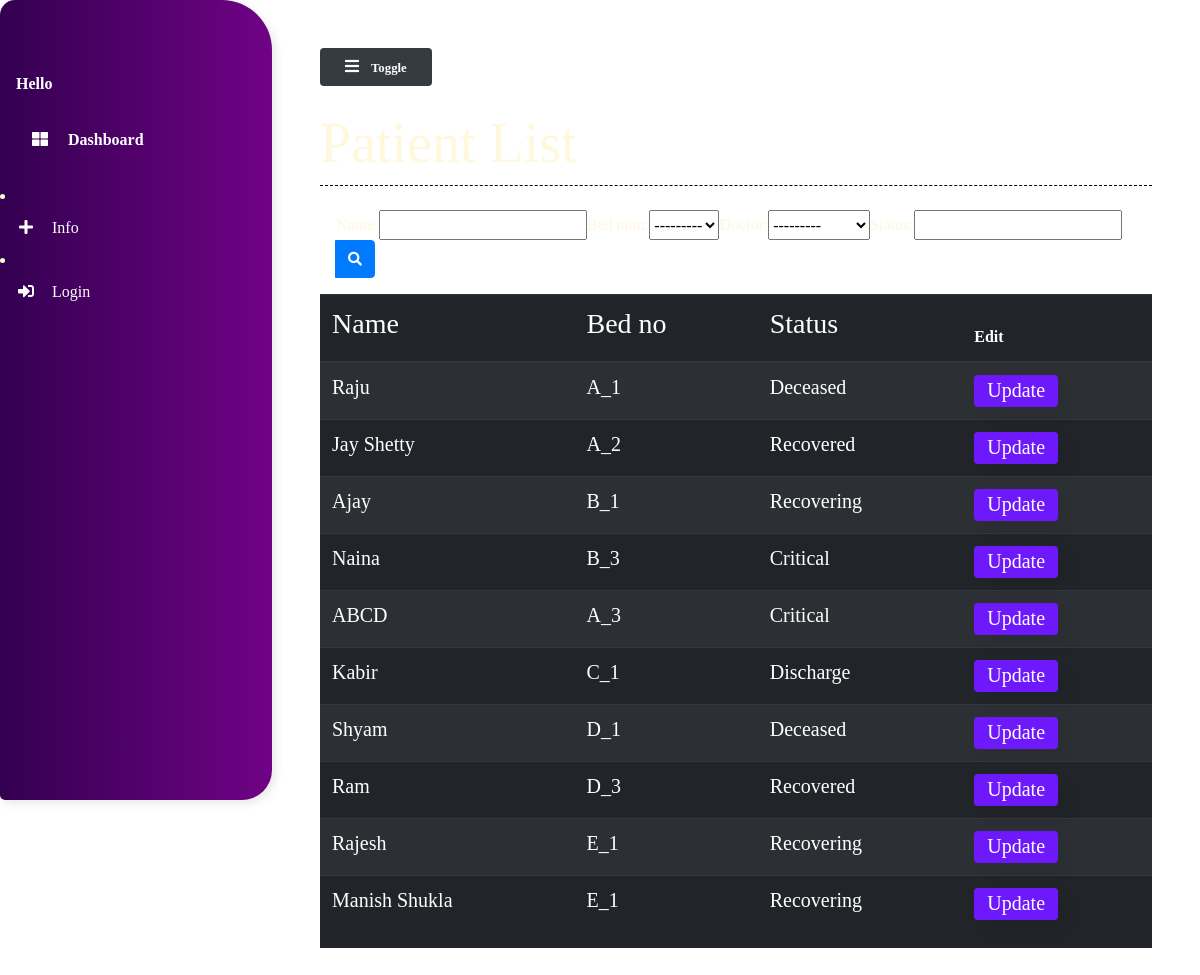
/patient_list/, run on the app's committed database.
### main/models.py (models this page shows, shortened)
class Patient(models.Model):
    name = models.CharField(max_length=50) #used to store text , max length is required.
    phone_num = models.CharField(max_length=15)
    patient_relative_name = models.CharField(max_length=50, null=True) #if a field has blank=True, form validation will allow entry of an empty value.
    patient_relative_contact = models.CharField(max_length=15, null=True) #NULL is for database, leave sthe column empty
    address = models.TextField()
    SYMPTOMS = (#choice fields
        ('Fever', 'Fever'), # specifying choices
        ('Dry cough', 'Dry cough'),
        ('Tiredness', 'Tiredness'),
        ('Aches and pains', 'Aches and pains'),
        ('Sore throat', 'Sore throat'),
        ('Diarrhoea', 'Diarrhoea'),
        ('Loss of taste or smell', 'Loss of taste or smell'),
        ('Difficulty in breathing or shortness of breath', 'Difficulty in breathing or shortness of breath'),
        ('Chest pain or pressure', 'Chest pain or pressure'),
        ('Loss of speech or movement', 'Loss of speech or movement'),
    )
    symptoms = MultiSelectField(choices=SYMPTOMS, null=True) # multiselect field to choose more than one choices.
    prior_ailments = models.TextField() #used to store large texts
    bed_num = models.ForeignKey("Bed", on_delete=models.CASCADE) # associating the bednum field with the bed model.
    dob = models.DateField(null=True) #used for dates  represented by date.datetime() instance.
    bed_num = models.ForeignKey("Bed", on_delete=models.CASCADE) # associating the doctor field with the doctor model.
    doctor = models.ForeignKey("Doctor", on_delete=models.CASCADE, null=True)
    doctors_notes = models.TextField(null=True, blank=True) #for large text, default from widget is text area.
    doctors_visiting_time = models.CharField(null=True, max_length=50, blank=True)
    status = models.CharField(max_length=50)

class Bed(models.Model):
    bed_number = models.CharField(max_length=50)
    occupied = models.BooleanField() #true/false input. default form widget is checkbox.
    def __str__(self):
        return self.bed_number

### main/views.py (the view)
# urls.py: path("patient_list/", views.patient_list, name="patient_list"),#the URL that reverse() finds depends on whichever pattern is last in your project’s urlpatterns list.
def patient_list(request):          #here in the pateints list we are using filters so that they can be searched by some value or variable name
    patients = Patient.objects.all()
    myFilter = PatientFilter(request.GET, queryset=patients)
    patients = myFilter.qs
    context = {
        'patients': patients,
        'myFilter': myFilter
    }
    return render(request, 'main/patient_list.html', context)   #will return the page with filtered results if available

### main/models.py (called while the page is built)
    def __str__(self):
        return self.name

### main/templates/main/patient_list.html (shortened to what this page needs)
{% extends 'main/base.html' %}
{% load static %}
{% block content %}
    <form class="d-none d-sm-inline-block form-inline mr-auto ml-md-3 my-2 my-md-0 mw-100 navbar-search mb-3" method="GET" id="list">
        <div class="input-group">
        {{myFilter.form}}
            <div class="input-group-append">
                <button class="btn btn-primary btn-block" type="submit">
                    <i class="fas fa-search fa-sm"></i>
                </button>
            </div>
        </div>
    </form>
     <div class="table-striped table-dark table-responsive mt-3">
        <table class="table table-hover">
            <thead>
                <th><h3>Name</h3></th>
                <th><h3>Bed no</h3></th>
                <th><h3>Status</h3></th>
                <th><h7>Edit</h7></th>
            </thead>
            <tbody>
                {% for patient in patients %}
                <tr class="mx-auto">
                    <td scope="row"><h5>{{ patient.name }}</h5></td>
                    <td><h5>{{ patient.bed_num }}</h5></td>
                    <td><h5>{{ patient.status }}</h5></td>
                    <td><a href="/patient/{{patient.id}}" class="btn btn-purple"><h5>Update</h5></a></td>
                </tr>
                {% endfor %}
            </tbody>
        </table>
    </div>
{% endblock content %}

### static/styles/work_base.css (style rules this page uses)
body { background-image: url("background-01.jpg"); background-size:cover; background-repeat: no-repeat; min-height: 100vh; font-family: Gotham; color: cornsilk; }

### data on the page
Patient: name "Raju", bed_num "A_1", status "Deceased"
Patient: name "Jay Shetty", bed_num "A_2", status "Recovered"
Patient: name "Ajay", bed_num "B_1", status "Recovering"
Patient: name "Naina", bed_num "B_3", status "Critical"
Patient: name "ABCD", bed_num "A_3", status "Critical"
Patient: name "Kabir", bed_num "C_1", status "Discharge"
Patient: name "Shyam", bed_num "D_1", status "Deceased"
Patient: name "Ram", bed_num "D_3", status "Recovered"
Patient: name "Rajesh", bed_num "E_1", status "Recovering"
Patient: name "Manish Shukla", bed_num "E_1", status "Recovering"
